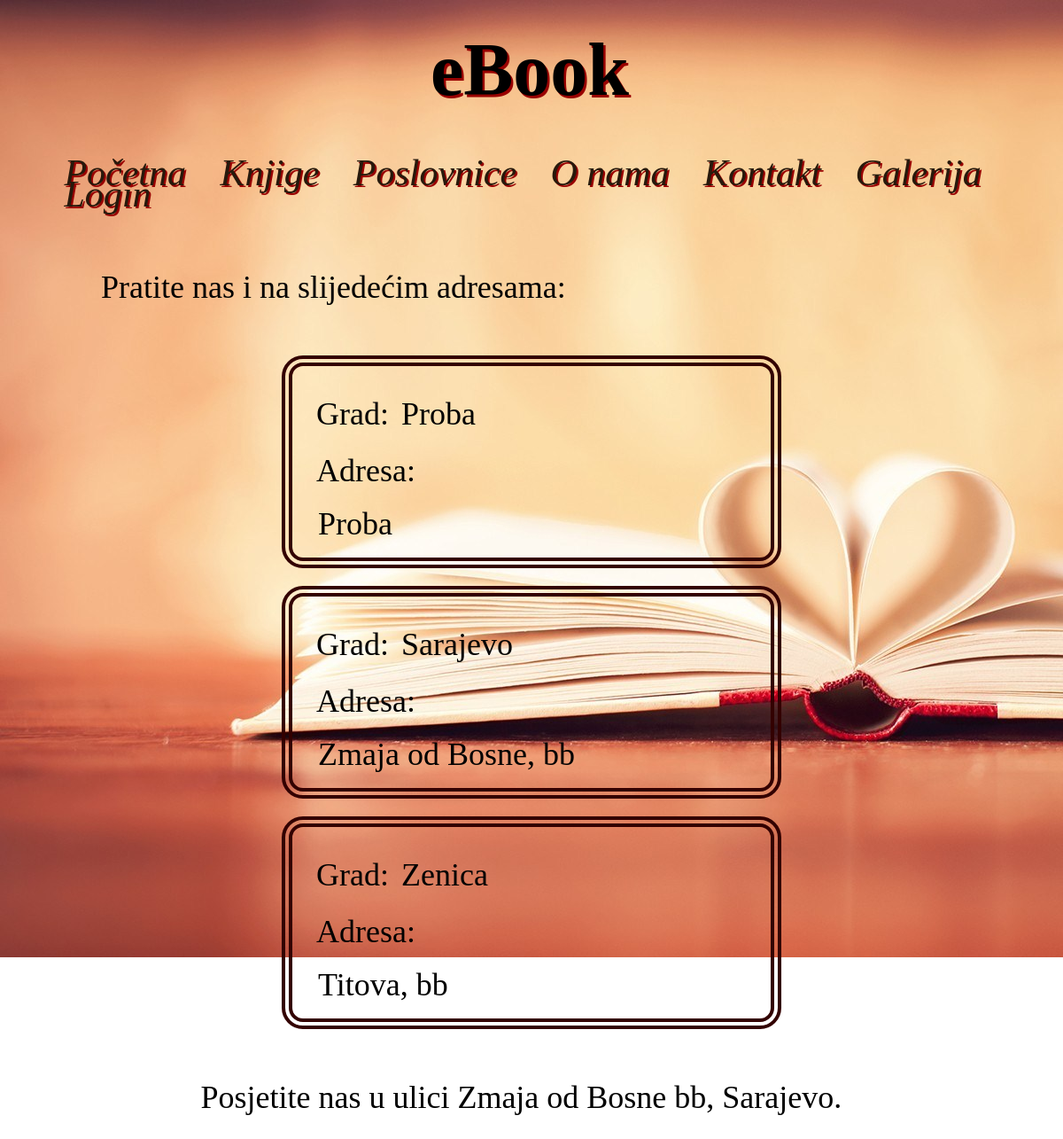
The app's page /Poslovnice.php with its own data.
### tables this page shows
CREATE TABLE IF NOT EXISTS `poslovnice` (
  `id` int(11) NOT NULL AUTO_INCREMENT,
  `grad` varchar(50) NOT NULL,
  `adresa` varchar(50) NOT NULL,
  PRIMARY KEY (`id`)
);

### Poslovnice.php (the view, shortened to what this page needs)
<!DOCTYPE HTML>
<HTML>
  <HEAD>
    <link rel="stylesheet" type="text/css" href="stil.css">
   </HEAD>
<BODY>
     <div class="red">
	     <div class="Kolona jedan">
		    <h1 class="Naslov">eBook</h1>
		 </div>
	   </div>
	   <div class="red">
	     <div class="Kolona jedan">
		    <div class="meni">
             <ul>
             <li><a href="Pocetna.php">Početna</a></li>
             <li><a href="Knjige.php">Knjige</a></li>
             <li><a href="Poslovnice.php">Poslovnice</a></li>
             <li><a href="Onama.php">O nama</a></li>
             <li><a href="Kontakt.php">Kontakt</a></li>
			 <li class="DropDownMenu">
                <a href="#" class="DropBtn" onclick="DropDown()">Galerija</a>
                  <div id="DropDownId" class="DropDownItem">
			<li><a href="Login.php">Login</a></li>
                  </div>
               </li>
             </ul>
           </div>
	     </div>
	   </div>
		  <div class="red">
		    <div class="Kolona jedan">
			  <p class="paragraf">Pratite nas i na slijedećim adresama: </p>
			</div>
		  </div>
	 <?php
          $baza = new PDO("mysql:dbname=knjizaraebook;host=localhost;charset=utf8","rhoso1","rhoso1");
          $sql = $baza->prepare("SELECT * FROM poslovnice");
          $sql->execute();
          while($rezultat = $sql->fetch(PDO::FETCH_ASSOC))
		  {
          ?>
			<div class="red">
	          <div class ="Kolona jedan">
		        <form class="prikazPoslovnice" action="Poslovnice.php" method="post">
			      <table>
				    <tr>
				    <td><label class="urediInput">Grad: </label><input type="text" class="urediInput" name="grad" readonly="readonly" value="<?php echo $rezultat['grad'];?>"></td>
				   </tr>
				   <tr>
				    <td><label class="urediInput">Adresa: </label><input type="text" class="urediInput" name="adresa" readonly="readonly" value="<?php echo $rezultat['adresa'];?>"></td>
				   </tr>
				 </table>
               </form>
		 </div>
	   </div>
				<?php
                      }
	        	?>
		  <div class="red">
			    <div class="Kolona jedan">
				    <p class="kraj">Posjetite nas u ulici Zmaja od Bosne bb, Sarajevo.</p>
				</div>
            </div>
</BODY>
</HTML>

### stil.css (style rules this page uses)
* { box-sizing:border-box; }
body { background-image:url("Slike/home.jpg"); background-repeat:no-repeat; background-attachment:fixed; overflow-x:hidden; display:block; min-width:20%; min-height:20%; }
h1.Naslov { font-size:7vw; font-family:monotype corsiva; float:left; margin-left:39vw; margin-top:1vw; text-shadow:2.5px 2.5px #990000; }
.meni { padding-bottom:0.3vw; margin-top:-4vw; float:left; padding-top:4vw; }
.meni ul li { display:inline; text-align:left; font-size:3.5vw; font-style:oblique; font-family:monotype corsiva; margin:2vw; margin-left:1.2vw; margin-top:-4vw; float:left; text-shadow:2px 2px #990000; }
.meni ul a { text-decoration:none; color:#27190c; }
.red { padding: 10px; width:100%; float:left; min-height: 1px; background-color:transparent; }
.Kolona { background: red; margin-left: 1%; margin-right: 1%; display: inline-block; float: left; min-height: 20px; background-color:transparent; }
.jedan { width:98%; }
.Kolona:first-child { margin-left: 0px; }
.Kolona:last-child { margin-right: 0px; }
p.paragraf { font-family:monotype corsiva; font-size:3vw; float:left; margin-top:1vw; margin-left:8vw; }
p.kraj { text-align:center; font-family:monotype corsiva; font-size:3vw; }
label { text-align: left; font-family:monotype corsiva; font-size: 2.5vw; margin-left:1vw; float:left; margin-top:1.5vw; }
input { width: 22vw; height:2.9vw; margin-top:0.9vw; margin-left:1vw; background-color:#ffdd99; border:0.2vw solid black; border-radius:1vw; float:left; }
.DropBtn { display: inline-block; text-align: center; text-decoration: none; }
li.DropDownMenu { display: inline-block; }
.DropDownItem { display: none; position: absolute; background-color:#ffb366; width:18vw; padding:2vw; }
input.urediInput { border:0vw solid black; background-color:transparent; margin-top:1.5vw; font-family:monotype corsiva; font-size:3vw; width:32vw; height:3.5vw; }
label.urediInput { background-color:transparent; margin-top:1.5vw; font-family:monotype corsiva; font-size:3vw; }
form.prikazPoslovnice { border:1vw double #330000; padding:1vw; background-color:transparent; border-radius:2vw; float:left; margin-left:25vw; width:47vw; height:20vw; }

### records on screen
poslovnice: grad "Proba", adresa "Proba"
poslovnice: grad "Sarajevo", adresa "Zmaja od Bosne, bb"
poslovnice: grad "Zenica", adresa "Titova, bb"
